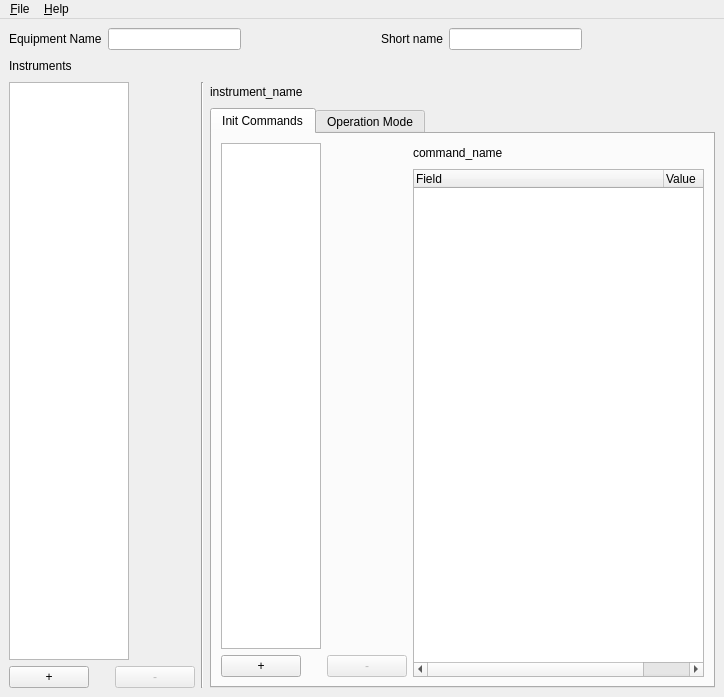
<?xml version="1.0" encoding="UTF-8"?>
<ui version="4.0">
 <class>EquipmentEditorMainWindow</class>
 <widget class="QMainWindow" name="EquipmentEditorMainWindow">
  <property name="geometry">
   <rect>
    <x>0</x>
    <y>0</y>
    <width>724</width>
    <height>697</height>
   </rect>
  </property>
  <property name="windowTitle">
   <string>Equipment Editor</string>
  </property>
  <widget class="QWidget" name="centralWidget">
   <layout class="QVBoxLayout" name="verticalLayout_8">
    <item>
     <layout class="QHBoxLayout" name="horizontalLayout_7">
      <item>
       <widget class="QLabel" name="label">
        <property name="text">
         <string>Equipment Name</string>
        </property>
        <property name="buddy">
         <cstring>equipment_name</cstring>
        </property>
       </widget>
      </item>
      <item>
       <widget class="QLineEdit" name="equipment_name">
        <property name="text">
         <string/>
        </property>
       </widget>
      </item>
      <item>
       <spacer name="horizontalSpacer">
        <property name="orientation">
         <enum>Qt::Horizontal</enum>
        </property>
        <property name="sizeHint" stdset="0">
         <size>
          <width>40</width>
          <height>20</height>
         </size>
        </property>
       </spacer>
      </item>
      <item>
       <widget class="QLabel" name="label_2">
        <property name="text">
         <string>Short name</string>
        </property>
        <property name="buddy">
         <cstring>equipment_short_name</cstring>
        </property>
       </widget>
      </item>
      <item>
       <widget class="QLineEdit" name="equipment_short_name"/>
      </item>
      <item>
       <spacer name="horizontalSpacer_5">
        <property name="orientation">
         <enum>Qt::Horizontal</enum>
        </property>
        <property name="sizeHint" stdset="0">
         <size>
          <width>40</width>
          <height>20</height>
         </size>
        </property>
       </spacer>
      </item>
     </layout>
    </item>
    <item>
     <layout class="QHBoxLayout" name="horizontalLayout_4">
      <item>
       <widget class="QLabel" name="label_3">
        <property name="text">
         <string>Instruments</string>
        </property>
       </widget>
      </item>
      <item>
       <spacer name="horizontalSpacer_4">
        <property name="orientation">
         <enum>Qt::Horizontal</enum>
        </property>
        <property name="sizeHint" stdset="0">
         <size>
          <width>40</width>
          <height>20</height>
         </size>
        </property>
       </spacer>
      </item>
     </layout>
    </item>
    <item>
     <layout class="QHBoxLayout" name="horizontalLayout_6">
      <item>
       <layout class="QVBoxLayout" name="verticalLayout_7">
        <item>
         <widget class="QListWidget" name="instruments_list">
          <property name="sizePolicy">
           <sizepolicy hsizetype="Fixed" vsizetype="Expanding">
            <horstretch>0</horstretch>
            <verstretch>0</verstretch>
           </sizepolicy>
          </property>
          <property name="maximumSize">
           <size>
            <width>120</width>
            <height>16777215</height>
           </size>
          </property>
         </widget>
        </item>
        <item>
         <layout class="QHBoxLayout" name="horizontalLayout_12">
          <item>
           <widget class="QPushButton" name="instruments_add">
            <property name="text">
             <string>+</string>
            </property>
           </widget>
          </item>
          <item>
           <spacer name="horizontalSpacer_14">
            <property name="orientation">
             <enum>Qt::Horizontal</enum>
            </property>
            <property name="sizeType">
             <enum>QSizePolicy::Minimum</enum>
            </property>
            <property name="sizeHint" stdset="0">
             <size>
              <width>20</width>
              <height>20</height>
             </size>
            </property>
           </spacer>
          </item>
          <item>
           <widget class="QPushButton" name="instruments_delete">
            <property name="enabled">
             <bool>false</bool>
            </property>
            <property name="text">
             <string>-</string>
            </property>
           </widget>
          </item>
         </layout>
        </item>
       </layout>
      </item>
      <item>
       <widget class="Line" name="line_4">
        <property name="orientation">
         <enum>Qt::Vertical</enum>
        </property>
       </widget>
      </item>
      <item>
       <layout class="QVBoxLayout" name="verticalLayout_6">
        <item>
         <layout class="QHBoxLayout" name="horizontalLayout_3">
          <item>
           <widget class="QLabel" name="instrument_name">
            <property name="text">
             <string>instrument_name</string>
            </property>
           </widget>
          </item>
          <item>
           <spacer name="horizontalSpacer_9">
            <property name="orientation">
             <enum>Qt::Horizontal</enum>
            </property>
            <property name="sizeType">
             <enum>QSizePolicy::Minimum</enum>
            </property>
            <property name="sizeHint" stdset="0">
             <size>
              <width>60</width>
              <height>20</height>
             </size>
            </property>
           </spacer>
          </item>
         </layout>
        </item>
        <item>
         <widget class="QTabWidget" name="tabWidget">
          <property name="currentIndex">
           <number>0</number>
          </property>
          <widget class="QWidget" name="init_commands_tab">
           <attribute name="title">
            <string>Init Commands</string>
           </attribute>
           <layout class="QHBoxLayout" name="horizontalLayout">
            <item>
             <layout class="QVBoxLayout" name="verticalLayout_3">
              <item>
               <widget class="QListWidget" name="init_commands_list">
                <property name="sizePolicy">
                 <sizepolicy hsizetype="Fixed" vsizetype="Expanding">
                  <horstretch>0</horstretch>
                  <verstretch>0</verstretch>
                 </sizepolicy>
                </property>
                <property name="maximumSize">
                 <size>
                  <width>100</width>
                  <height>16777215</height>
                 </size>
                </property>
               </widget>
              </item>
              <item>
               <layout class="QHBoxLayout" name="horizontalLayout_13">
                <item>
                 <widget class="QPushButton" name="init_commands_add">
                  <property name="text">
                   <string>+</string>
                  </property>
                 </widget>
                </item>
                <item>
                 <spacer name="horizontalSpacer_15">
                  <property name="orientation">
                   <enum>Qt::Horizontal</enum>
                  </property>
                  <property name="sizeType">
                   <enum>QSizePolicy::Minimum</enum>
                  </property>
                  <property name="sizeHint" stdset="0">
                   <size>
                    <width>20</width>
                    <height>20</height>
                   </size>
                  </property>
                 </spacer>
                </item>
                <item>
                 <widget class="QPushButton" name="init_commands_delete">
                  <property name="enabled">
                   <bool>false</bool>
                  </property>
                  <property name="text">
                   <string>-</string>
                  </property>
                 </widget>
                </item>
               </layout>
              </item>
             </layout>
            </item>
            <item>
             <layout class="QVBoxLayout" name="verticalLayout_2">
              <item>
               <layout class="QGridLayout" name="gridLayout_2">
                <item row="0" column="1">
                 <spacer name="horizontalSpacer_2">
                  <property name="orientation">
                   <enum>Qt::Horizontal</enum>
                  </property>
                  <property name="sizeHint" stdset="0">
                   <size>
                    <width>40</width>
                    <height>20</height>
                   </size>
                  </property>
                 </spacer>
                </item>
                <item row="0" column="0">
                 <widget class="QLabel" name="init_command_name">
                  <property name="text">
                   <string>command_name</string>
                  </property>
                 </widget>
                </item>
               </layout>
              </item>
              <item>
               <widget class="QTreeWidget" name="init_command_values">
                <property name="rootIsDecorated">
                 <bool>false</bool>
                </property>
                <attribute name="headerDefaultSectionSize">
                 <number>250</number>
                </attribute>
                <column>
                 <property name="text">
                  <string>Field</string>
                 </property>
                </column>
                <column>
                 <property name="text">
                  <string>Value</string>
                 </property>
                </column>
               </widget>
              </item>
             </layout>
            </item>
           </layout>
          </widget>
          <widget class="QWidget" name="operation_mode_tab">
           <attribute name="title">
            <string>Operation Mode</string>
           </attribute>
           <layout class="QVBoxLayout" name="verticalLayout">
            <item>
             <layout class="QHBoxLayout" name="horizontalLayout_5">
              <item>
               <widget class="QLabel" name="label_4">
                <property name="text">
                 <string>Select operation mode:</string>
                </property>
               </widget>
              </item>
              <item>
               <widget class="QComboBox" name="operation_mode">
                <item>
                 <property name="text">
                  <string>Periodic Commands</string>
                 </property>
                </item>
                <item>
                 <property name="text">
                  <string>Time Sequences</string>
                 </property>
                </item>
                <item>
                 <property name="text">
                  <string>Blocking Sequences</string>
                 </property>
                </item>
               </widget>
              </item>
              <item>
               <spacer name="horizontalSpacer_6">
                <property name="orientation">
                 <enum>Qt::Horizontal</enum>
                </property>
                <property name="sizeHint" stdset="0">
                 <size>
                  <width>37</width>
                  <height>22</height>
                 </size>
                </property>
               </spacer>
              </item>
             </layout>
            </item>
            <item>
             <layout class="QHBoxLayout" name="horizontalLayout_2">
              <item>
               <layout class="QVBoxLayout" name="verticalLayout_4">
                <item>
                 <widget class="QListWidget" name="operation_commands_list">
                  <property name="sizePolicy">
                   <sizepolicy hsizetype="Fixed" vsizetype="Expanding">
                    <horstretch>0</horstretch>
                    <verstretch>0</verstretch>
                   </sizepolicy>
                  </property>
                  <property name="maximumSize">
                   <size>
                    <width>100</width>
                    <height>16777215</height>
                   </size>
                  </property>
                 </widget>
                </item>
                <item>
                 <layout class="QHBoxLayout" name="horizontalLayout_14">
                  <item>
                   <widget class="QPushButton" name="operation_commands_add">
                    <property name="text">
                     <string>+</string>
                    </property>
                   </widget>
                  </item>
                  <item>
                   <spacer name="horizontalSpacer_16">
                    <property name="orientation">
                     <enum>Qt::Horizontal</enum>
                    </property>
                    <property name="sizeType">
                     <enum>QSizePolicy::Minimum</enum>
                    </property>
                    <property name="sizeHint" stdset="0">
                     <size>
                      <width>20</width>
                      <height>20</height>
                     </size>
                    </property>
                   </spacer>
                  </item>
                  <item>
                   <widget class="QPushButton" name="operation_commands_delete">
                    <property name="enabled">
                     <bool>false</bool>
                    </property>
                    <property name="text">
                     <string>-</string>
                    </property>
                   </widget>
                  </item>
                 </layout>
                </item>
               </layout>
              </item>
              <item>
               <layout class="QVBoxLayout" name="verticalLayout_5">
                <item>
                 <layout class="QGridLayout" name="gridLayout_3">
                  <item row="0" column="1">
                   <spacer name="horizontalSpacer_3">
                    <property name="orientation">
                     <enum>Qt::Horizontal</enum>
                    </property>
                    <property name="sizeHint" stdset="0">
                     <size>
                      <width>100</width>
                      <height>20</height>
                     </size>
                    </property>
                   </spacer>
                  </item>
                  <item row="0" column="2">
                   <widget class="QLabel" name="operation_command_param_pre_txt">
                    <property name="text">
                     <string>Period:</string>
                    </property>
                   </widget>
                  </item>
                  <item row="0" column="3">
                   <widget class="QLineEdit" name="operation_command_param">
                    <property name="maximumSize">
                     <size>
                      <width>100</width>
                      <height>16777215</height>
                     </size>
                    </property>
                   </widget>
                  </item>
                  <item row="0" column="0">
                   <widget class="QLabel" name="operation_command_name">
                    <property name="text">
                     <string>command_name</string>
                    </property>
                   </widget>
                  </item>
                  <item row="0" column="4">
                   <widget class="QLabel" name="operation_command_param_post_txt">
                    <property name="text">
                     <string>ms</string>
                    </property>
                   </widget>
                  </item>
                 </layout>
                </item>
                <item>
                 <widget class="QTreeWidget" name="operation_command_values">
                  <property name="rootIsDecorated">
                   <bool>false</bool>
                  </property>
                  <attribute name="headerDefaultSectionSize">
                   <number>250</number>
                  </attribute>
                  <column>
                   <property name="text">
                    <string>Field</string>
                   </property>
                  </column>
                  <column>
                   <property name="text">
                    <string>Value</string>
                   </property>
                  </column>
                 </widget>
                </item>
               </layout>
              </item>
             </layout>
            </item>
           </layout>
          </widget>
         </widget>
        </item>
       </layout>
      </item>
     </layout>
    </item>
   </layout>
  </widget>
  <widget class="QMenuBar" name="menuBar">
   <property name="geometry">
    <rect>
     <x>0</x>
     <y>0</y>
     <width>724</width>
     <height>23</height>
    </rect>
   </property>
   <widget class="QMenu" name="menuFile">
    <property name="title">
     <string>&amp;File</string>
    </property>
    <addaction name="action_New"/>
    <addaction name="action_Open"/>
    <addaction name="separator"/>
    <addaction name="action_Save"/>
    <addaction name="action_Save_As"/>
    <addaction name="separator"/>
    <addaction name="action_Quit"/>
   </widget>
   <widget class="QMenu" name="menuHelp">
    <property name="title">
     <string>&amp;Help</string>
    </property>
    <addaction name="action_About"/>
   </widget>
   <addaction name="menuFile"/>
   <addaction name="menuHelp"/>
  </widget>
  <action name="action_New">
   <property name="text">
    <string>&amp;New...</string>
   </property>
   <property name="shortcut">
    <string>Ctrl+N</string>
   </property>
  </action>
  <action name="action_Open">
   <property name="text">
    <string>&amp;Open...</string>
   </property>
   <property name="shortcut">
    <string>Ctrl+O</string>
   </property>
  </action>
  <action name="action_Save">
   <property name="text">
    <string>&amp;Save</string>
   </property>
   <property name="shortcut">
    <string>Ctrl+S</string>
   </property>
  </action>
  <action name="action_Save_As">
   <property name="text">
    <string>Save &amp;As...</string>
   </property>
   <property name="shortcut">
    <string>Ctrl+Shift+S</string>
   </property>
  </action>
  <action name="action_Quit">
   <property name="text">
    <string>&amp;Quit</string>
   </property>
   <property name="shortcut">
    <string>Ctrl+Q</string>
   </property>
  </action>
  <action name="action_About">
   <property name="text">
    <string>&amp;About...</string>
   </property>
  </action>
 </widget>
 <resources/>
 <connections>
  <connection>
   <sender>action_Quit</sender>
   <signal>triggered()</signal>
   <receiver>EquipmentEditorMainWindow</receiver>
   <slot>close()</slot>
   <hints>
    <hint type="sourcelabel">
     <x>-1</x>
     <y>-1</y>
    </hint>
    <hint type="destinationlabel">
     <x>252</x>
     <y>299</y>
    </hint>
   </hints>
  </connection>
 </connections>
</ui>
